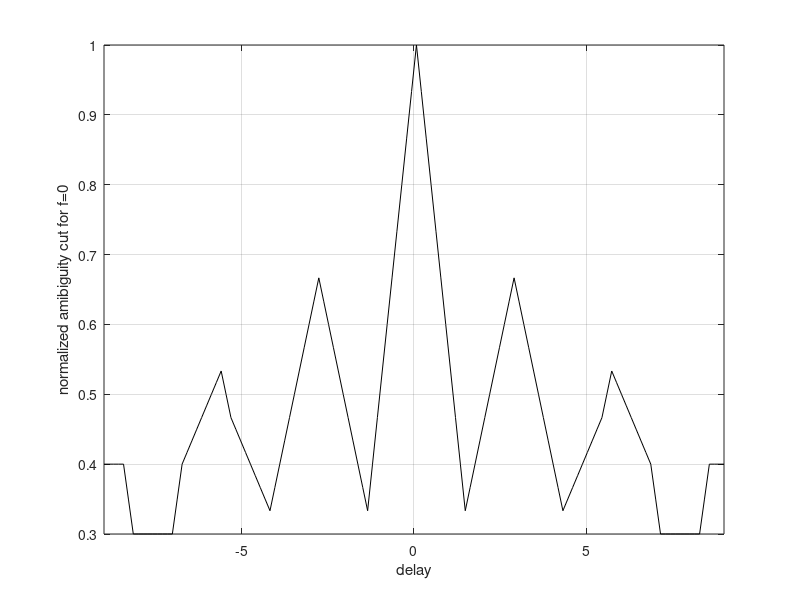
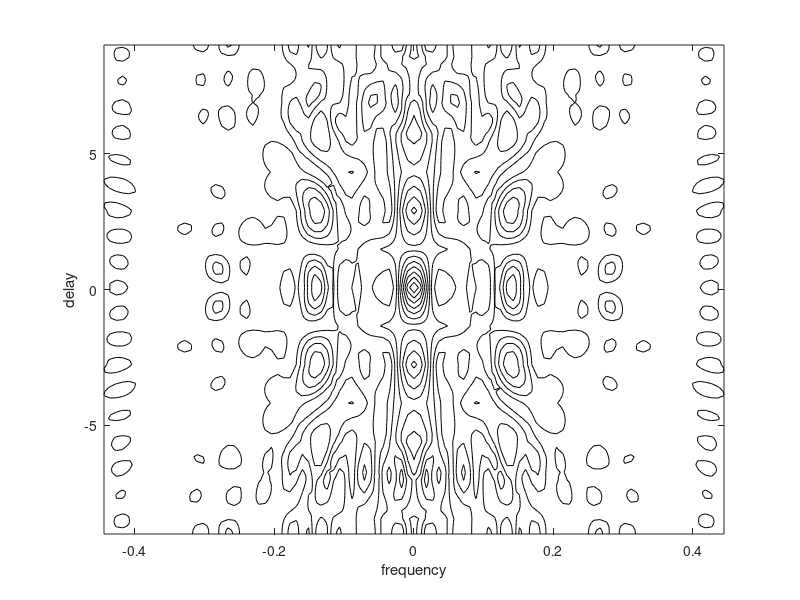
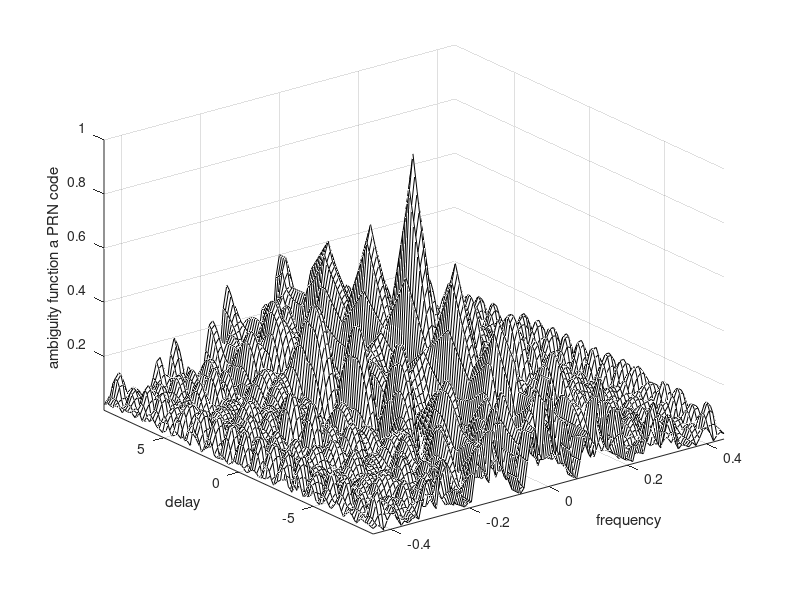

Source code (MATLAB) for these figures, in order:
%% CODE for ambiguity function through fft
%%% source: http://maxwell.sze.hu/~ungert/Radiorendszerek_satlab/Segedanyagok/Ajanlott_irodalom/matlab_simulations_for_radar_systems_design_(cuppy).pdf
%%% page: 247/686

%%% Note: the code calc the ambiguity function between the same sequence:
%%%       Modify v or u and adapt to handle PRN and signal
uinput=[1 0 1 0 1 1 1 0 1];

% Compute and plot the ambiguity function for a PRN code
% Compute the ambiguity function by utilizing the FFT
% through combining multiple range cuts
% OUTPUT: ambig
N = size(uinput,2);
tau = N;
PRN = uinput;
samp_num = size(PRN,2) * 10;
n = ceil(log(samp_num) / log(2));
nfft = 2^n;
u(1:nfft) = 0;
j = 0;
for index = 1:10:samp_num
 index;
 j = j+1;
 u(index:index+10-1) = PRN(j);
end
% set-up the array v
v = u;
delay = linspace(0,5*tau,nfft); %delay of 0 - half PRN
freq_del = 8 / tau /100; %100 freq shift?
j = 0;
vfft = fft(v,nfft); %fft primo segnale
for freq = -4/tau:freq_del:4/tau
 j = j+1;
 exf = exp(sqrt(-1) * 2. * pi * freq .* delay);
 u_times_exf = u .* exf;
 ufft = fft(u_times_exf,nfft);
 prod = ufft .* conj(vfft);
 ambig(:,j) = fftshift(abs(ifft(prod))');
end
freq = -4/tau:freq_del:4/tau;
delay = linspace(-N,N,nfft);
figure(10)
mesh(freq,delay,ambig ./ max(max(ambig)))
colormap([.5 .5 .5])
colormap(gray)
axis tight
xlabel('frequency')
ylabel('delay')
zlabel('ambiguity function a PRN code')
figure(2)
plot(delay,ambig(:,51)/(max(max(ambig))),'k')
xlabel('delay')
ylabel('normalized amibiguity cut for f=0')
grid
axis tight
figure(3)
contour(freq,delay,ambig ./ max(max(ambig)))
axis tight
colormap([.5 .5 .5])
colormap(gray)
xlabel('frequency')
ylabel('delay')